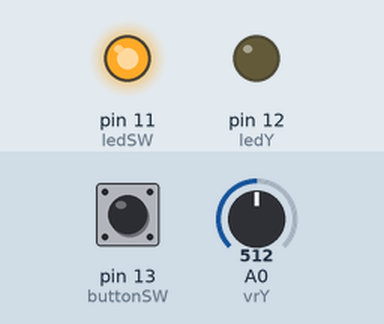
A sketch run on a simulated Arduino Uno, built with avr-gcc and run on an emulated ATmega328P. Shown: output pins drawn as LEDs (lit = HIGH). The test bench sets the inputs (shaded band); at power-on: A0 (vrY) = 512, pin 13 (buttonSW) HIGH.

Above: at 1.2 s.
1.3 s: A0 (vrY) set to 217
2.8 s: A0 (vrY) set to 184
At 3.6 s:
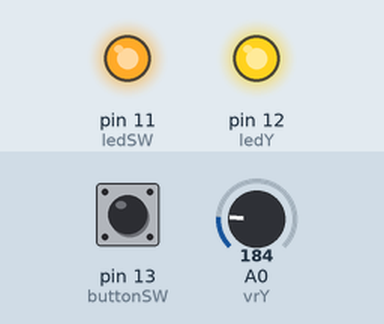
4.3 s: pin 13 (buttonSW) pulled LOW for 0.15 s
At 4.37 s:
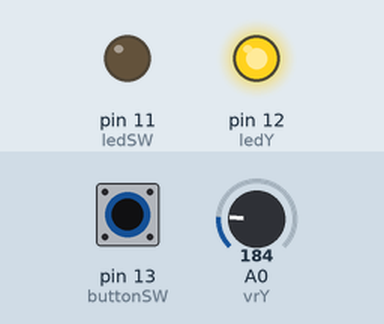
5.9 s: pin 13 (buttonSW) pulled LOW for 3.2 s
At 9.6 s:
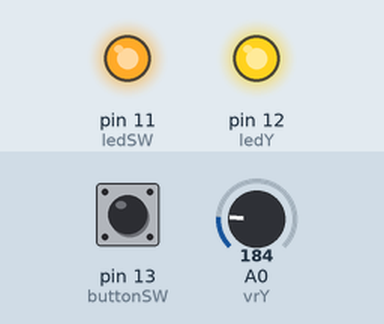
10.6 s: A0 (vrY) set to 210
At 11.8 s:
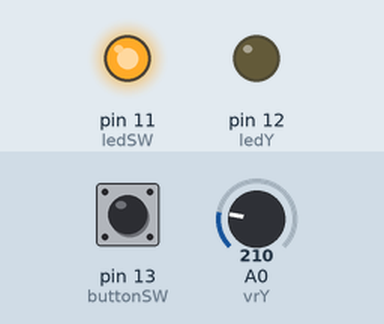
12.1 s: pin 13 (buttonSW) pulled LOW for 1 s
At 12.9 s:
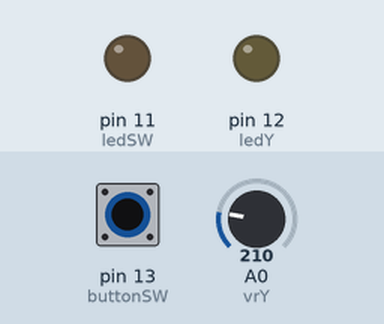
Timing chart, 0 to 15.1 s (numbered marks = the images above; inputs shaded):
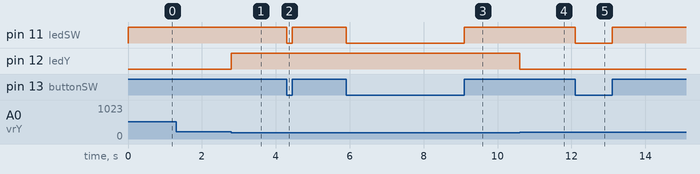

Measured:
- the behaviour switches between 200 and 199 on A0 (vrY) (found by bisection; images 0 and 1)
- after the input at 1.3 s, every drawn part: stays the same
- after the input at 2.8 s, pin 12 (ledY): LOW → HIGH at once
- after the input at 4.3 s, pin 11 (ledSW): HIGH → LOW at once, → HIGH 0.15 s later
- after the input at 5.9 s, pin 11 (ledSW): HIGH → LOW at once, → HIGH 3.2 s later
- after the input at 10.6 s, pin 12 (ledY): HIGH → LOW at once
- after the input at 12.1 s, pin 11 (ledSW): HIGH → LOW at once, → HIGH 1.0 s later

The sketch:

JoyStick.ino
```cpp
// Dichiarazione variabili pin digitali e analogici

int vrY = A0;
int buttonSW = 13;

int ledY = 12;
int ledSW = 11;

// Dichiarazione variabili stati pin

int valY;
int valSW;

// setup

void setup() {

  // Input/Output

  pinMode(buttonSW, INPUT_PULLUP);

  pinMode(ledY, OUTPUT);
  pinMode(ledSW, OUTPUT);

}

// loop

void loop() {

  // Assegnazione stati ai corrispettivi pin

  int valY = analogRead(vrY);
  int valSW = digitalRead(buttonSW);

  // Caso tastoSW premuto o no

  if (valSW == 1) {

    digitalWrite(ledSW, HIGH);

  }

  // Tasto non premuto

  else {

    digitalWrite(ledSW, LOW);

  }

  // Caso Joystick diretto a sinistra

  if (valY < 200) {

    digitalWrite(ledY, HIGH);

  }

  // Joystick fermo

  else {

    digitalWrite(ledY, LOW);

  }

}
```
